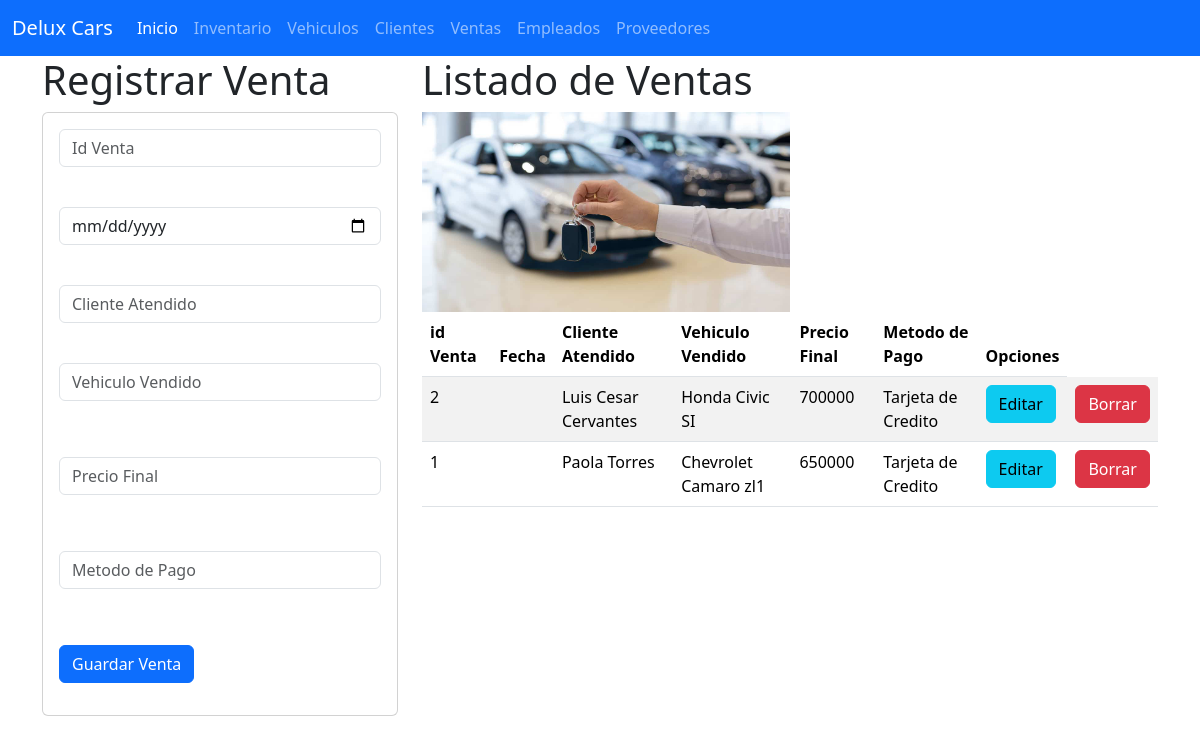
Page /venta on the committed database.
### ventas_app/models.py (models this page shows, shortened)
class Ventas(models.Model):
    id_venta = models.CharField(primary_key=True, max_length=6)
    fecha = models.DateTimeField()
    cliente_a = models.CharField(max_length=100)
    vehiculo_v = models.CharField(max_length=100)
    precio_f = models.BigIntegerField()
    metodo_p = models.CharField(max_length=100)

### ventas_app/views.py (the view)
# urls.py: path("venta", views.inicio_vistaVentas, name="venta"),
def inicio_vistaVentas(request):
    laventa=Ventas.objects.all
    return render(request,"gestionarVentas.html", {"miventa":laventa})

### ventas_app/templates/gestionarVentas.html
{% extends "base.html" %}
{% load static %}
{% block cuerpo %}
    <div class="row">
    <div class= "col-sm-12 col-md-4 col-lg-4 xl-4">
        <h1>Registrar Venta</h1>
        <div class="card">
            <div class="card-body">
            <form action="registrarVenta/" method="POST">{% csrf_token %}
                <div class="form-group">
                    <input type="text" id="txtventa_c" name="txtventa_c" class="form-control"
                    placeholder="Id Venta" minlength="1" maxLenght="6" required><br>
                </div>
                <div class="form-group py-3">
                    <input type="date" id="txtfecha" name="txtfecha" class="form-control"
                    placeholder="Fecha " maxLenght="100" required><br>
                </div>
                <div class="form-group">
                    <input type="text" id="txtcliente_a" name="txtcliente_a" class="form-control"
                    placeholder="Cliente Atendido" maxLenght="100" required><br>
                </div>
                <div class="form-group py-3">
                    <input type="text" id="txtvehiculo_v" name="txtvehiculo_v" class="form-control"
                    placeholder="Vehiculo Vendido" maxLenght="100" required><br>
                </div>
                <div class="form-group py-3">
                    <input type="text" id="txtprecio_f" name="txtprecio_f" class="form-control"
                    placeholder="Precio Final" maxLenght="100" required><br>
                </div>
                <div class="form-group py-3">
                    <input type="text" id="txtmetodo_p" name="txtmetodo_p" class="form-control"
                    placeholder="Metodo de Pago" maxLenght="100" required><br>
                </div>
                <div class="form-group py-3">
                    <button type="submit" class="btn btn-primary">Guardar Venta</button>
                </div>
            </form>
            </div>
        </div>
    </div>
    <div class="col-sm-12 col-md-8 col-lg-8 xl-8">
    <h1>Listado de Ventas</h1>
    <img class="w-50" src="{% static 'img/venta.jpg' %} " alt="pao" width="100" height="200">
    <table class="table table-striped">
        <thead>
            <tr>
                <th scope="col">id Venta</th>
                <th scope="col">Fecha</th>
                <th scope="col">Cliente Atendido</th>
                <th scope="col">Vehiculo Vendido</th>
                <th scope="col">Precio Final</th>
                <th scope="col">Metodo de Pago</th>
                <th>Opciones</th>
            </tr>
        </thead>
        <tbody>
            {% for i in miventa %}
            <tr>
                <td>{{i.id_venta}}</td>
                <td>{{i.fecha | date:'d-m-y'}}</td>
                <td>{{i.cliente_a}}</td>
                <td>{{i.vehiculo_v}}</td>
                <td>{{i.precio_f}}</td>
                <td>{{i.metodo_p}}</td>
                <td> <a href="seleccionarVenta/{{i.id_venta}}" class="btn btn-info">Editar</a></td>
                <td> <a href="borrarVenta/{{i.id_venta}}" class="btn btn-danger">Borrar</a></td>
            </tr>
            {% endfor %}
        </tbody>
    </table>
    </div>
</div>
{% endblock %}

### rows in the picture
Ventas: id_venta "2", cliente_a "Luis Cesar Cervantes", vehiculo_v "Honda Civic SI", precio_f "700000", metodo_p "Tarjeta de Credito"
Ventas: id_venta "1", cliente_a "Paola Torres", vehiculo_v "Chevrolet Camaro zl1", precio_f "650000", metodo_p "Tarjeta de Credito"
